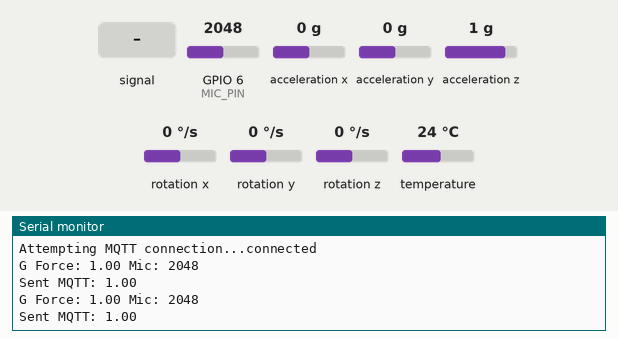
Simulated run of this program. Board: ESP32-S3. Parts: the last lines printed to the serial monitor. The inputs (shaded band) are chosen by the test bench; at power-on: acceleration x 0 g, GPIO 6 (MIC_PIN) = 2048, acceleration y 0 g, acceleration z 1 g, rotation x 0 °/s, rotation y 0 °/s, rotation z 0 °/s, temperature 24 °C. WiFi joins after 1.5 s; servers stay silent unless stated; random numbers use the default seed unless the program sets one; no MQTT or app messages arrive unless stated.

Above: at 2.7 s.
2.8 s: GPIO 6 (MIC_PIN) fed a 200 Hz sine of ±327 counts around its level
4.3 s: acceleration x set to -1.4 g
At 4.9 s:
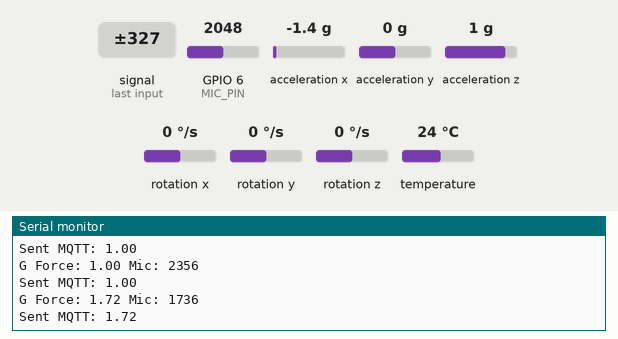
5.8 s: GPIO 6 (MIC_PIN) set to 2866
At 7.1 s:
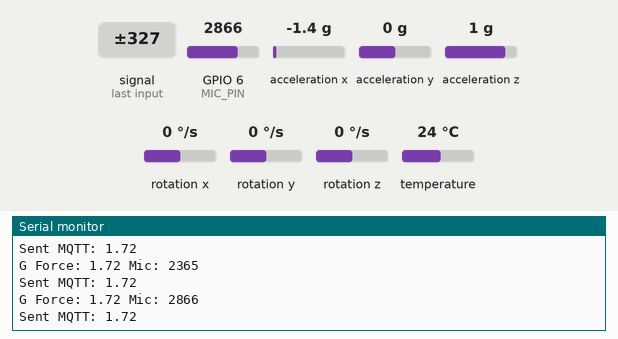
7.3 s: acceleration y set to -1.4 g
At 8.4 s:
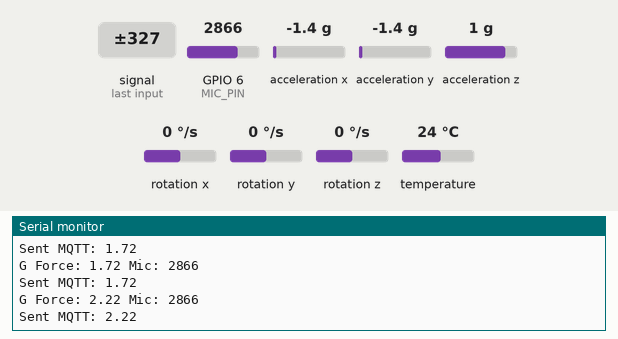
8.8 s: GPIO 6 (MIC_PIN) fed a 1000 Hz sine of ±1023 counts around its level
10.3 s: acceleration z set to -1.4 g
At 11.2 s:
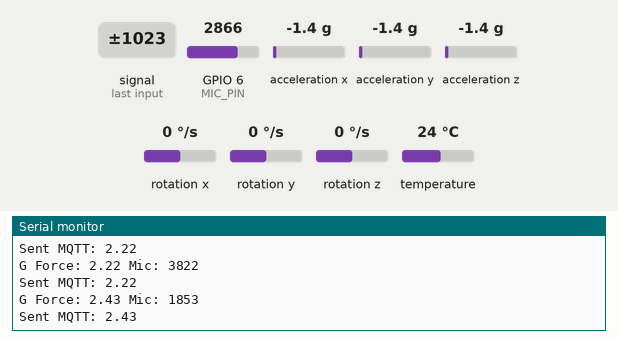
Timing chart, 0 to 12.8 s (numbered marks = the images above; inputs shaded):
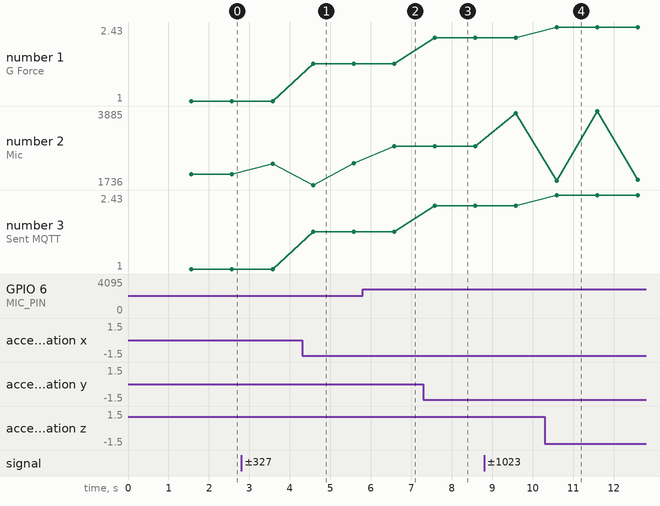

The program:

main.cpp
```cpp
#include <Arduino.h>
#include <Wire.h>
#include <WiFi.h>
#include <PubSubClient.h>
#include <Adafruit_MPU6050.h>
#include <Adafruit_Sensor.h>
#include <ArduinoJson.h>

const char* ssid = "SPACER";
const char* password = "11111111";
const char* mqtt_server = "172.20.10.11";

#define I2C_SDA 4
#define I2C_SCL 5
#define MIC_PIN 6
#define FALL_THRESHOLD 2  // G-Force
#define MIC_THRESHOLD 500  // Abnormal sound level


Adafruit_MPU6050 mpu;
WiFiClient espClient;
PubSubClient client(espClient);

void setup_wifi() {
  delay(10);
  Serial.println();
  Serial.print("Connecting to ");
  Serial.println(ssid);

  WiFi.begin(ssid, password);

  while (WiFi.status() != WL_CONNECTED) {
    delay(500);
    Serial.print(".");
  }
  Serial.println("\nWiFi connected");
  Serial.print("IP address: ");
  Serial.println(WiFi.localIP());
}

void reconnect() {
  while (!client.connected()) {
    Serial.print("Attempting MQTT connection...");

    String clientId = "ElderSafe";
    clientId += String(random(0xffff), HEX);

    if (client.connect(clientId.c_str())) {
      Serial.println("connected");
    } else {
      Serial.print("failed, rc=");
      Serial.print(client.state());
      Serial.println(" try again in 5 seconds");
      delay(5000);
    }
  }
}

void setup() {
  Serial.begin(115200);
  Wire.begin(I2C_SDA, I2C_SCL);

  // Init MPU6050
  if (!mpu.begin()) {
    Serial.println("Failed to find MPU6050 chip");
    while (1) delay(10);
  }
  mpu.setAccelerometerRange(MPU6050_RANGE_4_G);
  mpu.setGyroRange(MPU6050_RANGE_500_DEG);
  mpu.setFilterBandwidth(MPU6050_BAND_21_HZ);

  setup_wifi();
  client.setServer(mqtt_server, 1883);
}

void loop() {
  if (!client.connected()) {
    reconnect();
  }
  client.loop();

  /* --- 1. Read Sensor --- */
  sensors_event_t a, g, temp;
  mpu.getEvent(&a, &g, &temp);
  float svm = sqrt(sq(a.acceleration.x) + sq(a.acceleration.y) + sq(a.acceleration.z));
  float g_force = svm / 9.8;
  int micValue = analogRead(MIC_PIN);


/* --- 2. Send general data (Heartbeat) every 1 second --- */
  static unsigned long lastMsg = 0;
  unsigned long now = millis();
  if (now - lastMsg > 1000) {
    lastMsg = now;

    // Send general Motion data
    JsonDocument doc;
    doc["g_force"] = g_force;
    doc["mic"] = micValue;

    char buffer[256];
    serializeJson(doc, buffer);

    Serial.print("G Force: ");
    Serial.print(g_force);
    Serial.print(" Mic: ");
    Serial.println(micValue);

    // Publish to Topic: elder/sensor/motion
    client.publish("elder/sensor/motion", buffer);
    Serial.print("Sent MQTT: ");
    Serial.println(g_force);
  }
}
```

Measured:
- after the input at 4.3 s, the serial monitor: prints a new line after 0.27 s (image 1)
- after the input at 5.8 s, the serial monitor: prints a new line after 0.78 s (image 2)
- after the input at 7.3 s, the serial monitor: prints a new line after 0.28 s (image 3)
- after the input at 10.3 s, the serial monitor: prints a new line after 0.29 s (image 4)
- plotted number 1: 1 → 1.72 after the input at 4.3 s, 1.72 → 2.22 after the input at 7.3 s, 2.22 → 2.43 after the input at 10.3 s
- plotted number 2: 2048 → 2356 after the input at 2.8 s, 2365 → 2866 after the input at 5.8 s, 2866 → 3822 after the input at 8.8 s
- plotted number 3: 1 → 1.72 after the input at 4.3 s, 1.72 → 2.22 after the input at 7.3 s, 2.22 → 2.43 after the input at 10.3 s
